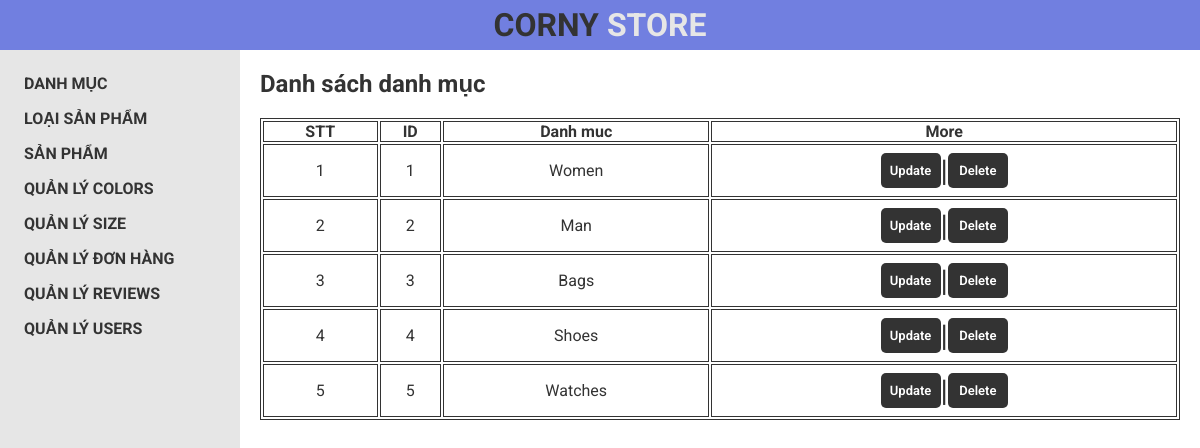
Page /admin/category/category_show.php (signed in) on the committed database.
### tables this page shows
CREATE TABLE `category` (
  `category_id` int(11) NOT NULL,
  `category_name` varchar(50) NOT NULL
);

### admin/class/category_class.php (called while the page is built, shortened)
<?php
class Category {
    public $connect;
    public function __construct($host, $user, $pw, $db_name) {
        $this->connect = new mysqli($host, $user, $pw, $db_name);
    }
    public function show_category() {
        $query = "SELECT * FROM category";
        $result = mysqli_query($this->connect, $query);
        return $result;
    }
}
?>

### admin/category/category_show.php (the view, shortened to what this page needs)
<?php
    include "../layouts/header.php";
    include "../class/category_class.php";
?>
<?php
    $category = new Category(DB_HOST, DB_USER, DB_PASS, DB_NAME);
    $show_category = $category->show_category();
?>
        <div class="right_contents">
            <div class="right_contents-item right_contents-category_add">
                <h1>Danh sách danh mục</h1>
                <table>
                    <tr>
                        <th>STT</th>
                        <th>ID</th>
                        <th>Danh muc</th>
                        <th>More</th>
                    </tr>
                    <?php
                    if(mysqli_num_rows($show_category) > 0) {
                        $stt = 0;
                        while($row = mysqli_fetch_assoc($show_category)) {
                            $stt++;
                    ?>
                    <tr>
                        <td><?php echo $stt ?></td>
                        <td><?php echo $row['category_id'] ?></td>
                        <td><?php echo $row['category_name'] ?></td>
                        <td class="interact">
                            <a class="btn update"
                            href="category_update.php?category_id=<?php echo $row['category_id']?>&
                            category_name=<?php echo $row['category_name']?>">
                                Update
                            </a> |
                            <a class="btn delete"
                            href="category_delete.php?category_id=<?php echo $row['category_id']?>">
                                Delete
                            </a>
                        </td>
                    </tr>
                    <?php }} ?>
                </table>
            </div>
        </div>
<?php
    include "../layouts/footer.php";
?>

### assets/css/layouts_css/style.css (style rules this page uses)
* { margin: 0; padding: 0; box-sizing: border-box; font-family: 'Roboto', sans-serif; color: var(--dark); transition: all .2s linear; scroll-behavior: smooth; }
:root { --dark-bg: rgb(34, 34, 34); --dark: #333333; --light-bg: #fff; --light-bg_features: #f3f3f3; --light-border_features: #d9d9d9; --light-search-bg: rgba(255,255,255,0.9); --light-price: #666; --light-text: #888888; --light-btn: #e6e6e6; --light-text-footer: #b2b2b2; --blue: rgb(113, 127, 224); --blue-blur: rgba(113, 127, 224, 0.8); --blue-heart: rgb(103,116,213); --blue-text-footer: #007bff; --blue-hover: #0056b3; --shadow: rgb(0 0 0 / 20%); --overlay-bg: rgba(0,0,0,0.6); --green_success: #408140; --red_alert: rgb(244,67,54); }
body { position: relative; }
a { text-decoration: none; }
.btn { display: flex; justify-content: center; align-items: center; width: fit-content; min-width: 180px; height: 46px; background-color: var(--blue); color: var(--light-bg); border-radius: 23px; font-size: 15px; font-weight: 600; cursor: pointer; }

### admin/css/style.css (style rules this page uses)
body { height: 100vh; }
a { text-decoration: none; color: var(--dark); }
.right_contents { width: calc(100% - 20%); }
.right_contents { height: calc(100vh - 50px); padding: 20px; overflow-y: scroll; }
.right_contents h1 { display: block; padding-bottom: 20px; }
.right_contents-item .btn { margin: 8px 0; font-size: 18px; background-color: var(--dark); min-width: 120px; height: 35px; border-radius: 5px; }
.right_contents table { width: 100%; border: 1px solid var(--dark); }
.right_contents table tr th { border: 1px solid var(--dark); }
.right_contents table tr td { text-align: center; border: 1px solid var(--dark); }
.interact { display: flex; justify-content: center; align-items: center; font-size: 30px; }
.interact .btn { min-width: 60px; height: 35px; font-size: 13px; }

### rows in the picture
category: category_id "1", category_name "Women"
category: category_id "2", category_name "Man"
category: category_id "3", category_name "Bags"
category: category_id "4", category_name "Shoes"
category: category_id "5", category_name "Watches"
